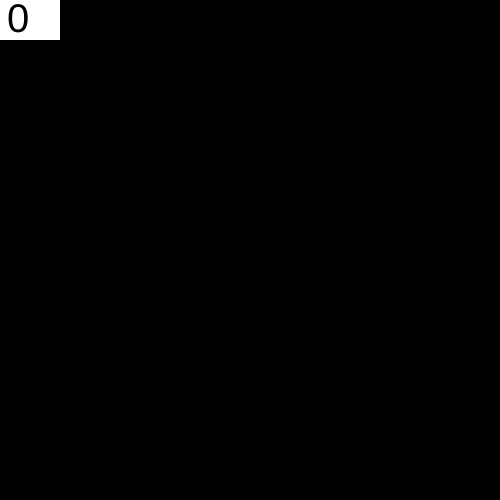
Frame 1 (no input)
Frame 60 (no input): identical to frame 1, image omitted
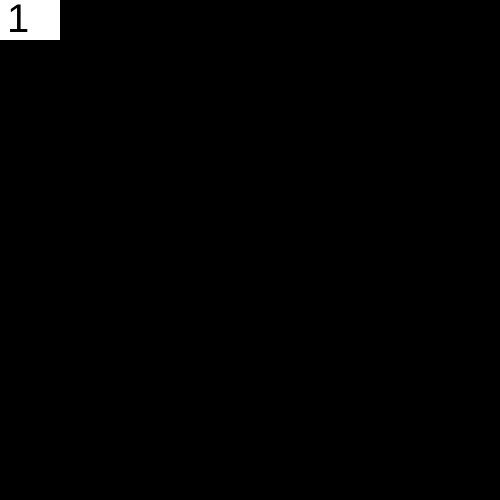
Frame 120 (the mouse pressed at the canvas centre since frame 60)

The p5.js sketch that drew these frames (run headless with seeded random() and noise() and a simulated clock; from frame 60 on, the mouse is pressed at the canvas centre):

// p5.js sketch
// ── sketch.js
/*
 * Conditionals 02 & Scope
 * @author Gareth Foote
 */
 
// Global variable
var count = 0;

function setup() {
  createCanvas(500, 500);
  background(0);
}

function draw(){
  
  background(0);
  stroke(255);
  noFill();
  
  // Add some conditions using 'IF', 'ELSE' and 'ELSE IF' to draw 
  // different shapes on screen.
  // if(____)

  // Add some conditions using AND (&&) to fill() the square when
  // the mouse is within it's boundaries on the horizontal axis.
  // if(____)
  
  // Task: Fill the rect only when the mouse is fully within the bounds of the box 
  // Task: Fill the rect when the mouse is fully within the bounds OR when the count has gone over a certain number
  
  dashLog(count)
}

function mousePressed(){
  count++;
}

function dashLog(msg) {
  noStroke();
  // Draw background
  fill(255);
  rect(0, 0, 60, 40);
  // Write message to screen
  fill(0);
  textSize(40);
  text(msg, 7, 32);
}
